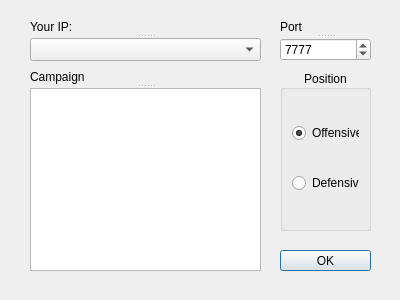
<?xml version="1.0" encoding="UTF-8"?>
<ui version="4.0">
 <class>CD</class>
 <widget class="QDialog" name="CD">
  <property name="geometry">
   <rect>
    <x>0</x>
    <y>0</y>
    <width>400</width>
    <height>300</height>
   </rect>
  </property>
  <property name="minimumSize">
   <size>
    <width>400</width>
    <height>300</height>
   </size>
  </property>
  <property name="maximumSize">
   <size>
    <width>400</width>
    <height>300</height>
   </size>
  </property>
  <property name="windowTitle">
   <string>Create</string>
  </property>
  <property name="windowIcon">
   <iconset resource="qdarkstyle/style.qrc">
    <normaloff>:/qss_icons/rc/while.jpg</normaloff>:/qss_icons/rc/while.jpg</iconset>
  </property>
  <widget class="QGroupBox" name="groupBox">
   <property name="geometry">
    <rect>
     <x>280</x>
     <y>70</y>
     <width>91</width>
     <height>161</height>
    </rect>
   </property>
   <property name="title">
    <string>Position</string>
   </property>
   <property name="alignment">
    <set>Qt::AlignCenter</set>
   </property>
   <layout class="QVBoxLayout" name="verticalLayout">
    <item>
     <widget class="QRadioButton" name="buttonOffensive">
      <property name="text">
       <string>Offensive</string>
      </property>
      <property name="checked">
       <bool>true</bool>
      </property>
     </widget>
    </item>
    <item>
     <widget class="QRadioButton" name="buttonDefensive">
      <property name="text">
       <string>Defensive</string>
      </property>
     </widget>
    </item>
   </layout>
  </widget>
  <widget class="QPushButton" name="pushButton">
   <property name="geometry">
    <rect>
     <x>280</x>
     <y>250</y>
     <width>91</width>
     <height>21</height>
    </rect>
   </property>
   <property name="text">
    <string>OK</string>
   </property>
  </widget>
  <widget class="QSplitter" name="splitter_3">
   <property name="geometry">
    <rect>
     <x>30</x>
     <y>20</y>
     <width>231</width>
     <height>41</height>
    </rect>
   </property>
   <property name="orientation">
    <enum>Qt::Vertical</enum>
   </property>
   <widget class="QLabel" name="label_3">
    <property name="text">
     <string>Your IP:</string>
    </property>
   </widget>
   <widget class="QComboBox" name="comboBox"/>
  </widget>
  <widget class="QSplitter" name="splitter">
   <property name="geometry">
    <rect>
     <x>280</x>
     <y>20</y>
     <width>91</width>
     <height>41</height>
    </rect>
   </property>
   <property name="orientation">
    <enum>Qt::Vertical</enum>
   </property>
   <widget class="QLabel" name="label">
    <property name="text">
     <string>Port</string>
    </property>
   </widget>
   <widget class="QSpinBox" name="spinBox">
    <property name="maximum">
     <number>65535</number>
    </property>
    <property name="value">
     <number>7777</number>
    </property>
   </widget>
  </widget>
  <widget class="QSplitter" name="splitter_2">
   <property name="geometry">
    <rect>
     <x>30</x>
     <y>70</y>
     <width>231</width>
     <height>201</height>
    </rect>
   </property>
   <property name="orientation">
    <enum>Qt::Vertical</enum>
   </property>
   <widget class="QLabel" name="label_2">
    <property name="text">
     <string>Campaign</string>
    </property>
   </widget>
   <widget class="QListWidget" name="listWidget"/>
  </widget>
 </widget>
 <resources>
  <include location="qdarkstyle/style.qrc"/>
 </resources>
 <connections>
  <connection>
   <sender>pushButton</sender>
   <signal>clicked()</signal>
   <receiver>CD</receiver>
   <slot>accept()</slot>
   <hints>
    <hint type="sourcelabel">
     <x>325</x>
     <y>260</y>
    </hint>
    <hint type="destinationlabel">
     <x>199</x>
     <y>149</y>
    </hint>
   </hints>
  </connection>
 </connections>
</ui>
